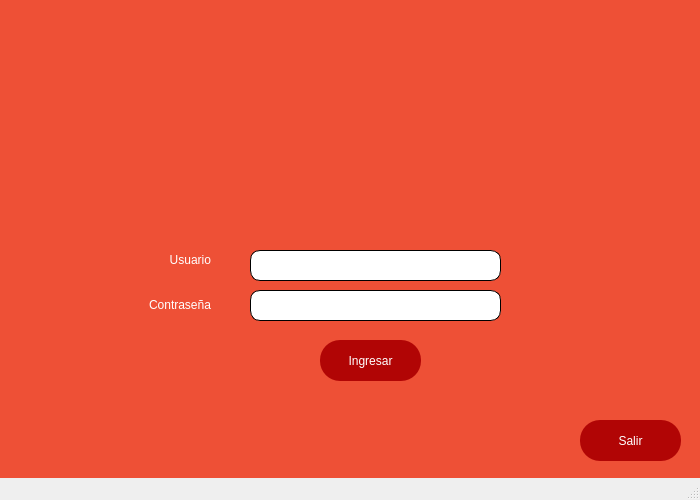
<?xml version="1.0" encoding="UTF-8"?>
<ui version="4.0">
 <class>MainWindow</class>
 <widget class="QMainWindow" name="MainWindow">
  <property name="geometry">
   <rect>
    <x>0</x>
    <y>0</y>
    <width>700</width>
    <height>500</height>
   </rect>
  </property>
  <property name="sizePolicy">
   <sizepolicy hsizetype="Preferred" vsizetype="Preferred">
    <horstretch>0</horstretch>
    <verstretch>0</verstretch>
   </sizepolicy>
  </property>
  <property name="minimumSize">
   <size>
    <width>700</width>
    <height>500</height>
   </size>
  </property>
  <property name="maximumSize">
   <size>
    <width>700</width>
    <height>500</height>
   </size>
  </property>
  <property name="windowTitle">
   <string>AthloZone - Login</string>
  </property>
  <property name="windowIcon">
   <iconset>
    <normaloff>../logoAthloZone.png</normaloff>../logoAthloZone.png</iconset>
  </property>
  <property name="styleSheet">
   <string notr="true">QWidget#centralwidget{
background-color: rgb(238, 80, 54);
}</string>
  </property>
  <widget class="QWidget" name="centralwidget">
   <widget class="QLabel" name="label">
    <property name="geometry">
     <rect>
      <x>280</x>
      <y>40</y>
      <width>191</width>
      <height>181</height>
     </rect>
    </property>
    <property name="styleSheet">
     <string notr="true">font: 36pt &quot;Franklin Gothic Demi Cond&quot;;
</string>
    </property>
    <property name="text">
     <string/>
    </property>
    <property name="pixmap">
     <pixmap>../logoAthloZone.png</pixmap>
    </property>
    <property name="scaledContents">
     <bool>true</bool>
    </property>
   </widget>
   <widget class="QLabel" name="label_2">
    <property name="geometry">
     <rect>
      <x>80</x>
      <y>240</y>
      <width>131</width>
      <height>41</height>
     </rect>
    </property>
    <property name="styleSheet">
     <string notr="true">font: 16pt &quot;Franklin Gothic Demi Cond&quot;;
color: rgb(255, 255, 255)
</string>
    </property>
    <property name="text">
     <string>&lt;html&gt;&lt;head/&gt;&lt;body&gt;&lt;p align=&quot;right&quot;&gt;Usuario&lt;/p&gt;&lt;/body&gt;&lt;/html&gt;</string>
    </property>
   </widget>
   <widget class="QLabel" name="label_3">
    <property name="geometry">
     <rect>
      <x>80</x>
      <y>280</y>
      <width>131</width>
      <height>51</height>
     </rect>
    </property>
    <property name="styleSheet">
     <string notr="true">font: 16pt &quot;Franklin Gothic Demi Cond&quot;;
color: white;
</string>
    </property>
    <property name="text">
     <string>&lt;html&gt;&lt;head/&gt;&lt;body&gt;&lt;p align=&quot;right&quot;&gt;Contraseña&lt;/p&gt;&lt;/body&gt;&lt;/html&gt;</string>
    </property>
   </widget>
   <widget class="QLineEdit" name="lineEdit">
    <property name="geometry">
     <rect>
      <x>250</x>
      <y>250</y>
      <width>251</width>
      <height>31</height>
     </rect>
    </property>
    <property name="styleSheet">
     <string notr="true">border-radius: 10px;
border: 0.5px solid black;
padding-left: 10px;
font-size: 11pt;</string>
    </property>
   </widget>
   <widget class="QLineEdit" name="lineEdit_2">
    <property name="geometry">
     <rect>
      <x>250</x>
      <y>290</y>
      <width>251</width>
      <height>31</height>
     </rect>
    </property>
    <property name="styleSheet">
     <string notr="true">border-radius: 10px;
border: 0.5px solid black;
padding-left: 10px;
font-size: 11pt;</string>
    </property>
    <property name="echoMode">
     <enum>QLineEdit::Password</enum>
    </property>
   </widget>
   <widget class="QPushButton" name="pushButton">
    <property name="geometry">
     <rect>
      <x>320</x>
      <y>340</y>
      <width>101</width>
      <height>41</height>
     </rect>
    </property>
    <property name="styleSheet">
     <string notr="true">background-color: rgb(177, 5, 5);
font: 9pt &quot;MS Shell Dlg 2&quot;;
border-radius: 20px;
color: white
</string>
    </property>
    <property name="text">
     <string>Ingresar</string>
    </property>
   </widget>
   <widget class="QPushButton" name="pushButton_3">
    <property name="geometry">
     <rect>
      <x>580</x>
      <y>420</y>
      <width>101</width>
      <height>41</height>
     </rect>
    </property>
    <property name="styleSheet">
     <string notr="true">background-color: rgb(177, 5, 5);
font: 9pt &quot;MS Shell Dlg 2&quot;;
border-radius: 20px;
color: white
</string>
    </property>
    <property name="text">
     <string>Salir</string>
    </property>
   </widget>
   <widget class="QLabel" name="label_4">
    <property name="geometry">
     <rect>
      <x>250</x>
      <y>310</y>
      <width>311</width>
      <height>31</height>
     </rect>
    </property>
    <property name="styleSheet">
     <string notr="true">font: 13pt &quot;MS Shell Dlg 2&quot;;
color: red;</string>
    </property>
    <property name="text">
     <string>&lt;html&gt;&lt;head/&gt;&lt;body&gt;&lt;p&gt;&lt;br/&gt;&lt;/p&gt;&lt;/body&gt;&lt;/html&gt;</string>
    </property>
   </widget>
  </widget>
  <widget class="QStatusBar" name="statusbar"/>
 </widget>
 <resources/>
 <connections/>
</ui>
